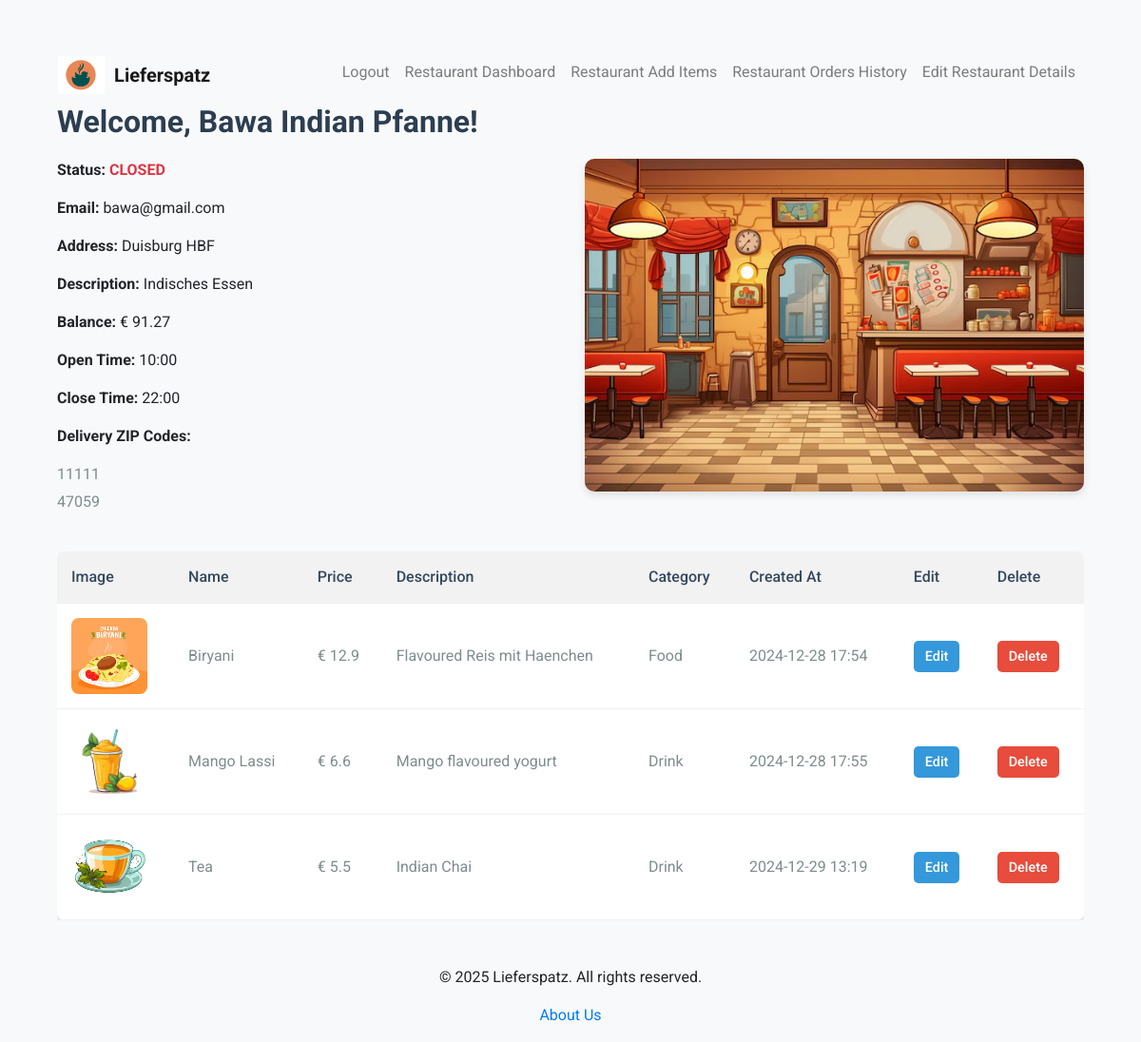
Page /restaurant/restaurant/dashboard (signed in) on the committed database.
### tables this page shows
CREATE TABLE restaurants (
            RestaurantID INTEGER PRIMARY KEY AUTOINCREMENT,
            Name TEXT,
            Email TEXT UNIQUE,  -- Unique email for restaurant login
            Address TEXT,
            ZipCode TEXT,
            Description TEXT,
            ImageURL TEXT, -- Store the file path instead of URL
            Password TEXT,
            Balance REAL DEFAULT 0.0,
            OpenTime TIME,
            CloseTime TIME,
            CreatedAt DATETIME
        );

CREATE TABLE delivery_zip_codes (
            ZipCodeID INTEGER PRIMARY KEY AUTOINCREMENT,
            RestaurantID INTEGER,
            ZipCode TEXT,
            FOREIGN KEY (RestaurantID) REFERENCES restaurants(RestaurantID)
        );

CREATE TABLE Items(
                        ItemID INTEGER PRIMARY KEY AUTOINCREMENT,
                        RestaurantID INTEGER,
                        Name TEXT,
                        Price REAL,
                        Description TEXT,
                        ImageURL TEXT,
                        Category TEXT, -- e.g. 'main dish', 'drink', etc.
                        CreatedAt DATETIME,
                        FOREIGN KEY (RestaurantID) REFERENCES restaurants(RestaurantID)
                );

### routes/restaurant.py (the view)
@restaurant_bp.route('/restaurant/dashboard')
def restaurant_dashboard():
    if 'restaurant' not in session:
        return redirect(url_for('auth.login'))
    conn = get_db_connection()
    cursor = conn.cursor()
    cursor.execute('SELECT * FROM restaurants WHERE RestaurantID = ?', (session['restaurant']['RestaurantID'],))
    restaurant_data = cursor.fetchone()
    cursor.execute('SELECT ZipCode FROM delivery_zip_codes WHERE RestaurantID = ?', (session['restaurant']['RestaurantID'],))
    delivery_zip_codes = [row['ZipCode'] for row in cursor.fetchall()]
    conn.close()
    session['restaurant'] = dict(restaurant_data)
    current_time = datetime.now().time()
    open_time = datetime.strptime(restaurant_data['OpenTime'], '%H:%M').time()
    close_time = datetime.strptime(restaurant_data['CloseTime'], '%H:%M').time()
    if open_time < close_time:
        is_open = open_time <= current_time < close_time
    else:
        is_open = current_time >= open_time or current_time < close_time
    status = "OPEN" if is_open else "CLOSED"
    rows = RDB_util.get_all_items_from_database()
    items = []
    for row in rows:
        row = list(row)  # Convert tuple to list to allow modification
        row[4] = datetime.strptime(row[4], '%Y-%m-%d %H:%M:%S.%f')
        items.append(row)
    restaurant_data = session['restaurant']
    return render_template('dashboard_restaurant.html', user=restaurant_data, items = items, delivery_zip_codes=delivery_zip_codes, status=status)

### RDB_util.py (called while the page is built)
def connect_to_database():
    conn = sqlite3.connect('lieferspatz.db',isolation_level=None)
    return conn

def get_all_items_from_database():
    conn = connect_to_database()
    cursor  = conn.cursor()
    cursor.execute("SELECT ItemID, Name, Price, Description, CreatedAt, ImageURL, Category FROM Items WHERE RestaurantID = ?", (session['user_id'],))
    rows = cursor.fetchall()
    conn.close()
    return rows

### app.py (called while the page is built)
@app.after_request
def add_cache_control(response):
    response.headers['Cache-Control'] = 'no-store, no-cache, must-revalidate, proxy-revalidate'
    response.headers['Pragma'] = 'no-cache'
    response.headers['Expires'] = '0'
    return response

### db.py (called while the page is built)
def get_db_connection():
    conn = sqlite3.connect(Config.DATABASE)
    conn.row_factory = sqlite3.Row
    return conn

### templates/dashboard_restaurant.html (shortened to what this page needs)
{% extends 'base.html' %}
{% block head %}
    <link href="https://stackpath.bootstrapcdn.com/bootstrap/4.5.2/css/bootstrap.min.css" rel="stylesheet">
{% endblock%}
{% block content %}
    <div class="container">
        <h1 class="animate__animated animate__fadeIn">Welcome, {{ user['Name'] }}!</h1>
        <div class="row">
            <div class="col-md-6 animate__animated animate__fadeIn">
                <p><strong>Status:</strong> <span class="{% if status == 'OPEN' %}text-success{% else %}text-danger{% endif %}"><strong> {{ status }}</strong> </span></p>
                <p><strong>Email:</strong> {{ user['Email'] }}</p>
                <p><strong>Address:</strong> {{ user['Address'] }}</p>
                <p><strong>Description:</strong> {{ user['Description'] }}</p>
                <p><strong>Balance:</strong> € {{ user['Balance'] | float | round(2) }}</p>
                <p><strong>Open Time:</strong> {{ user['OpenTime'] }}</p>
                <p><strong>Close Time:</strong> {{ user['CloseTime'] }}</p>
                <p><strong>Delivery ZIP Codes:</strong></p>
                <ul>
                    {% for zip_code in delivery_zip_codes %}
                        <li>{{ zip_code }}</li>
                    {% endfor %}
                </ul>
            </div>
            <div class="col-md-6 text-center animate__animated animate__fadeInRight">
                {% if user.ImageURL %}
                    <img src="{{ url_for('static', filename=user.ImageURL.split('static/')[1]) }}" alt="Restaurant Image" class="img-fluid" style="max-width: 100%; border-radius: 10px; box-shadow: 0 4px 8px rgba(0, 0, 0, 0.1);">
                {% endif %}
            </div>
        </div>
        <div class="table-responsive mt-4 animate__animated animate__fadeIn">
            <table>
                <thead>
                    <tr>
                        <th>Image</th>
                        <th>Name</th>
                        <th>Price</th>
                        <th>Description</th>
                        <th>Category</th>
                        <th>Created At</th>
                        <th>Edit</th>
                        <th>Delete</th>
                    </tr>
                </thead>
                <tbody>
                    {% for item in items %}
                    <tr>
                        <td>
                            {% if item[5] == None %}
                                <img src="{{ url_for('static', filename='images/foodlogo.png') }}" alt="Item Image">
                            {% else %}
                                <img src="{{ url_for('static', filename=item[5].split('static/')[1]) }}" alt="Item Image">
                            {% endif %}
                        </td>
                        <td>{{ item[1] }}</td>
                        <td>€ {{ item[2] }}</td>
                        <td>{{ item[3] }}</td>
                        <td>{{ item[6] }}</td>
                        <td>{{ item[4].strftime('%Y-%m-%d %H:%M') }}</td>
                        <td>
                            <form action="/restaurant/edit_item_screen" method="POST">
                                <button type="submit" name="ItemID" value="{{ item[0] }}" class="btn btn-primary">Edit</button>
                            </form>
                        </td>
                        <td>
                            <form action="/restaurant/delete_item" method="POST" onsubmit="return confirm('Are you sure you want to delete this item?');">
                                <button type="submit" name="ItemID" value="{{ item[0] }}" class="btn btn-danger">Delete</button>
                            </form>
                        </td>
                    </tr>
                    {% endfor %}
                </tbody>
            </table>
        </div>
    </div>
{% endblock %}

### templates/base.html (shortened to what this page needs)
<!DOCTYPE html>
<html lang="en">
<head>
    <link href="https://cdn.jsdelivr.net/npm/bootstrap@5.3.0-alpha1/dist/css/bootstrap.min.css" rel="stylesheet">
    <link rel="stylesheet" href="https://cdnjs.cloudflare.com/ajax/libs/font-awesome/6.0.0-beta3/css/all.min.css">
    <link rel="stylesheet" href="https://cdnjs.cloudflare.com/ajax/libs/animate.css/4.1.1/animate.min.css"/>
</head>
<body>
    <div class="container mt-5">
        <header>
            <nav class="navbar navbar-expand-lg navbar-light bg-light">
                <div class="d-flex align-items-center">
                    <img src="/static/images/logo.jpg" alt="Logo" style="height: 40px; margin-right: 10px;">
                    <a class="navbar-brand" href="{% if 'user_id' in session %}{% if 'customer' in session %}{{ url_for('customer.customer_dashboard') }}{% elif 'restaurant' in session %}{{ url_for('restaurant.restaurant_dashboard') }}{% endif %}{% else %}{{ url_for('home.home') }}{% endif %}">Lieferspatz</a>
                </div>
                <div class="collapse navbar-collapse">
                    <ul class="navbar-nav ml-auto">
                        {% if 'user_id' in session %}
                            <li class="nav-item"><a class="nav-link" href="{{ url_for('auth.logout') }}">Logout</a></li>
                            {% if 'restaurant' in session %}
                                <li class="nav-item"><a class="nav-link" href="{{ url_for('restaurant.restaurant_dashboard') }}">Restaurant Dashboard</a></li>
                                <li class="nav-item"><a class="nav-link" href="{{ url_for('restaurant.restaurant_additems') }}">Restaurant Add Items</a></li>
                                <li class="nav-item"><a class="nav-link" href="{{ url_for('restaurant.received_orders') }}">Restaurant Orders History</a></li>
                                <li class="nav-item"><a class="nav-link" href="{{ url_for('restaurant.edit_restaurant') }}">Edit Restaurant Details</a></li>
                            {% endif %}
                            {% else %}
                                <li class="nav-item">
                                    <a class="nav-link login {% if request.endpoint == 'auth.login' %}active{% endif %}" href="{{ url_for('auth.login') }}">Login</a>
                                </li>
                            {% endif %}
                    </ul>
                </div>
            </nav>
        </header>
        <main>
            {% block head %}
            {% endblock%}
            {% block content %}
            {% endblock %}
        </main>
        <footer class="mt-5" id="footer">
            <div class="text-center">
                <p>&copy; 2025 Lieferspatz. All rights reserved.</p>
                <p><a href="{{ url_for('home.about_us') }}">About Us</a></p>
            </div>
        </footer>
    </div>
</body>
</html>

### templates/base.html (style rules this page uses)
.navbar-brand { color: darkgreen; font-weight: bold; font-size: 48px; }

### templates/dashboard_restaurant.html (style rules this page uses)
body { font-family: 'Roboto', sans-serif; background-color: #f8f9fa; }
h1 { font-size: 2rem; font-weight: bold; color: #2c3e50; margin-bottom: 20px; }
table { width: 100%; border-collapse: collapse; background-color: white; box-shadow: 0 4px 6px rgba(0, 0, 0, 0.1); border-radius: 8px; overflow: hidden; }
th, td { padding: 15px; text-align: left; border-bottom: 1px solid #f1f1f1; }
th { background-color: #f2f2f2; font-weight: 500; color: #34495e; }
td { color: #7f8c8d; }
td img { max-width: 80px; border-radius: 8px; }
.btn { font-size: 0.9rem; font-weight: 500; border-radius: 5px; }
.btn-primary { background-color: #3498db; border: none; }
.btn-danger { background-color: #e74c3c; border: none; }
ul { list-style: none; padding: 0; }
ul li { color: #7f8c8d; margin-bottom: 5px; }

### rows in the picture
restaurants: Name "Bawa Indian Pfanne", Email "bawa@gmail.com", Address "Duisburg HBF", Description "Indisches Essen", Balance "91.27", OpenTime "10:00", CloseTime "22:00", ImageURL (picture)
delivery_zip_codes: ZipCode "11111"
delivery_zip_codes: ZipCode "47059"
Items: ImageURL (picture), Name "Biryani", Price "12.9", Description "Flavoured Reis mit Haenchen", Category "Food", CreatedAt "2024-12-28 17:54", {{ item[0] }} 1 (drawn)
Items: ImageURL (picture), Name "Mango Lassi", Price "6.6", Description "Mango flavoured yogurt", Category "Drink", CreatedAt "2024-12-28 17:55", {{ item[0] }} 2 (drawn)
Items: ImageURL (picture), Name "Tea", Price "5.5", Description "Indian Chai", Category "Drink", CreatedAt "2024-12-29 13:19", {{ item[0] }} 6 (drawn)

### other values in the picture
{{ status }} "CLOSED"
